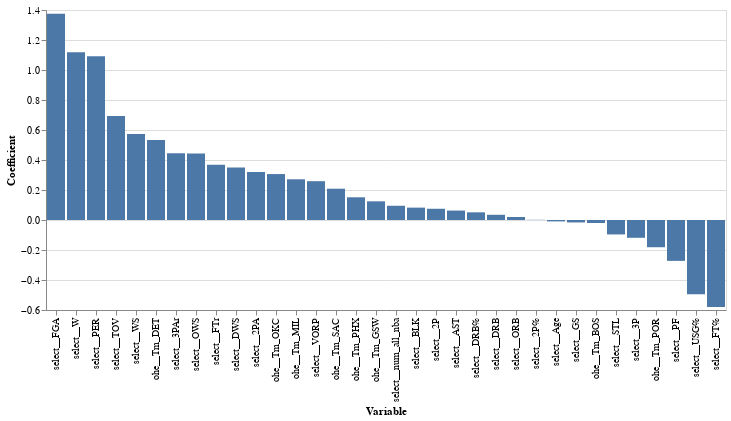

The code cell stored with this chart in its notebook:
### Markdown cell above
We see from our coefficient plot that FGA seems to have the highest impact on the log-odds of winning All-NBA, while FT% has the biggest negative impact. Surprisingly we also see that usage % is another of the strongest negative covariates. This bears further study, but for the purposes of this project (prediction), we do not necessarily care about how the model is weighing each of the features

### Code cell
#Now we will make a bar chart of these coefficients
alt.Chart(coef_df_nz).mark_bar().encode(
    y=alt.Y('coef',title='Coefficient'),
    x=alt.X('var',title='Variable', sort = '-y'))

### Figure 1 — Vega-Lite specification as saved in the notebook (floating-point values rounded to 4 significant figures)
{"config": {"view": {"continuousWidth": 400, "continuousHeight": 300}}, "data": {"name": "data-14cb3ad729af01cae8f71d549f064009"}, "mark": "bar", "encoding": {"x": {"field": "var", "sort": "-y", "title": "Variable", "type": "nominal"}, "y": {"field": "coef", "title": "Coefficient", "type": "quantitative"}}, "$schema": "https://vega.github.io/schema/vega-lite/v4.17.0.json", "datasets": {"data-14cb3ad729af01cae8f71d549f064009": [{"coef": -0.009329, "var": "select__Age"}, {"coef": -0.01631, "var": "select__GS"}, {"coef": 1.376, "var": "select__FGA"}, {"coef": -0.1187, "var": "select__3P"}, {"coef": 0.07486, "var": "select__2P"}, {"coef": 0.32, "var": "select__2PA"}, {"coef": 0.00115, "var": "select__2P%"}, {"coef": -0.5797, "var": "select__FT%"}, {"coef": 0.02016, "var": "select__ORB"}, {"coef": 0.03476, "var": "select__DRB"}, {"coef": 0.06296, "var": "select__AST"}, {"coef": -0.09618, "var": "select__STL"}, {"coef": 0.08249, "var": "select__BLK"}, {"coef": 0.6938, "var": "select__TOV"}, {"coef": -0.2725, "var": "select__PF"}, {"coef": 1.091, "var": "select__PER"}, {"coef": 0.4444, "var": "select__3PAr"}, {"coef": 0.3685, "var": "select__FTr"}, {"coef": 0.05111, "var": "select__DRB%"}, {"coef": -0.4946, "var": "select__USG%"}, {"coef": 0.4431, "var": "select__OWS"}, {"coef": 0.3497, "var": "select__DWS"}, {"coef": 0.5735, "var": "select__WS"}, {"coef": 0.2588, "var": "select__VORP"}, {"coef": 1.118, "var": "select__W"}, {"coef": 0.09486, "var": "select__num_all_nba"}, {"coef": -0.02015, "var": "ohe__Tm_BOS"}, {"coef": 0.5327, "var": "ohe__Tm_DET"}, {"coef": 0.1245, "var": "ohe__Tm_GSW"}, {"coef": 0.2713, "var": "ohe__Tm_MIL"}, {"coef": 0.3063, "var": "ohe__Tm_OKC"}, {"coef": 0.1513, "var": "ohe__Tm_PHX"}, {"coef": -0.1815, "var": "ohe__Tm_POR"}, {"coef": 0.2087, "var": "ohe__Tm_SAC"}]}}
